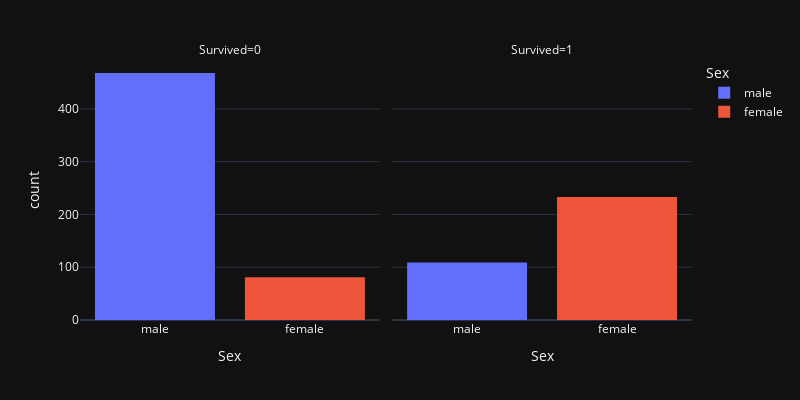

The code cell stored with this chart in its notebook:
### Code cell
# Sex and Survived relationship:

px.histogram(x="Sex",color="Sex",facet_col="Survived",data_frame=df,template="plotly_dark",
             width=800,height=400)

### Figure 1 — Plotly figure (JSON) as saved in the notebook; plotly's stock layout.template omitted (floating-point values rounded to 4 significant figures; data arrays with more than 128 entries replaced by an {"elided": "..."} marker saying what was removed)
{"data": [{"alignmentgroup": "True", "bingroup": "x", "hovertemplate": "Sex=%{x}<br>Survived=0<br>count=%{y}<extra></extra>", "legendgroup": "male", "marker": {"color": "#636efa", "pattern": {"shape": ""}}, "name": "male", "offsetgroup": "male", "orientation": "v", "showlegend": true, "type": "histogram", "x": {"elided": "468 str values"}, "xaxis": "x", "yaxis": "y"}, {"alignmentgroup": "True", "bingroup": "x", "hovertemplate": "Sex=%{x}<br>Survived=1<br>count=%{y}<extra></extra>", "legendgroup": "male", "marker": {"color": "#636efa", "pattern": {"shape": ""}}, "name": "male", "offsetgroup": "male", "orientation": "v", "showlegend": false, "type": "histogram", "x": ["male", "male", "male", "male", "male", "male", "male", "male", "male", "male", "male", "male", "male", "male", "male", "male", "male", "male", "male", "male", "male", "male", "male", "male", "male", "male", "male", "male", "male", "male", "male", "male", "male", "male", "male", "male", "male", "male", "male", "male", "male", "male", "male", "male", "male", "male", "male", "male", "male", "male", "male", "male", "male", "male", "male", "male", "male", "male", "male", "male", "male", "male", "male", "male", "male", "male", "male", "male", "male", "male", "male", "male", "male", "male", "male", "male", "male", "male", "male", "male", "male", "male", "male", "male", "male", "male", "male", "male", "male", "male", "male", "male", "male", "male", "male", "male", "male", "male", "male", "male", "male", "male", "male", "male", "male", "male", "male", "male", "male"], "xaxis": "x2", "yaxis": "y2"}, {"alignmentgroup": "True", "bingroup": "x", "hovertemplate": "Sex=%{x}<br>Survived=0<br>count=%{y}<extra></extra>", "legendgroup": "female", "marker": {"color": "#EF553B", "pattern": {"shape": ""}}, "name": "female", "offsetgroup": "female", "orientation": "v", "showlegend": true, "type": "histogram", "x": ["female", "female", "female", "female", "female", "female", "female", "female", "female", "female", "female", "female", "female", "female", "female", "female", "female", "female", "female", "female", "female", "female", "female", "female", "female", "female", "female", "female", "female", "female", "female", "female", "female", "female", "female", "female", "female", "female", "female", "female", "female", "female", "female", "female", "female", "female", "female", "female", "female", "female", "female", "female", "female", "female", "female", "female", "female", "female", "female", "female", "female", "female", "female", "female", "female", "female", "female", "female", "female", "female", "female", "female", "female", "female", "female", "female", "female", "female", "female", "female", "female"], "xaxis": "x", "yaxis": "y"}, {"alignmentgroup": "True", "bingroup": "x", "hovertemplate": "Sex=%{x}<br>Survived=1<br>count=%{y}<extra></extra>", "legendgroup": "female", "marker": {"color": "#EF553B", "pattern": {"shape": ""}}, "name": "female", "offsetgroup": "female", "orientation": "v", "showlegend": false, "type": "histogram", "x": {"elided": "233 str values"}, "xaxis": "x2", "yaxis": "y2"}], "layout": {"annotations": [{"font": {}, "showarrow": false, "text": "Survived=0", "x": 0.245, "xanchor": "center", "xref": "paper", "y": 1, "yanchor": "bottom", "yref": "paper"}, {"font": {}, "showarrow": false, "text": "Survived=1", "x": 0.755, "xanchor": "center", "xref": "paper", "y": 1, "yanchor": "bottom", "yref": "paper"}], "barmode": "relative", "height": 400, "legend": {"title": {"text": "Sex"}, "tracegroupgap": 0}, "margin": {"t": 60}, "width": 800, "xaxis": {"anchor": "y", "categoryarray": ["male", "female"], "categoryorder": "array", "domain": [0, 0.49], "title": {"text": "Sex"}}, "xaxis2": {"anchor": "y2", "categoryarray": ["male", "female"], "categoryorder": "array", "domain": [0.51, 1], "matches": "x", "title": {"text": "Sex"}}, "yaxis": {"anchor": "x", "domain": [0, 1], "title": {"text": "count"}}, "yaxis2": {"anchor": "x2", "domain": [0, 1], "matches": "y", "showticklabels": false}}}
